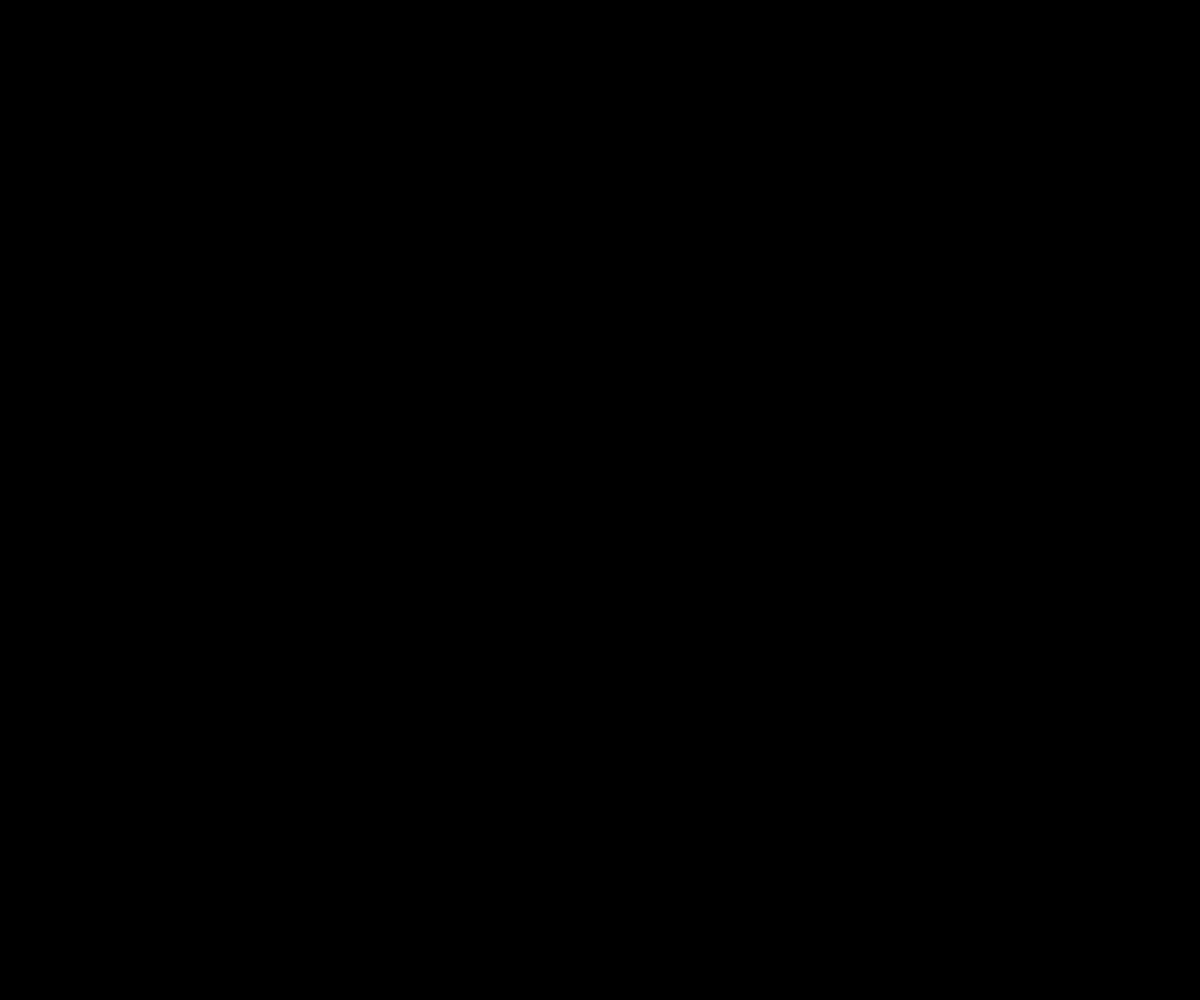
Frame 1 (no input)
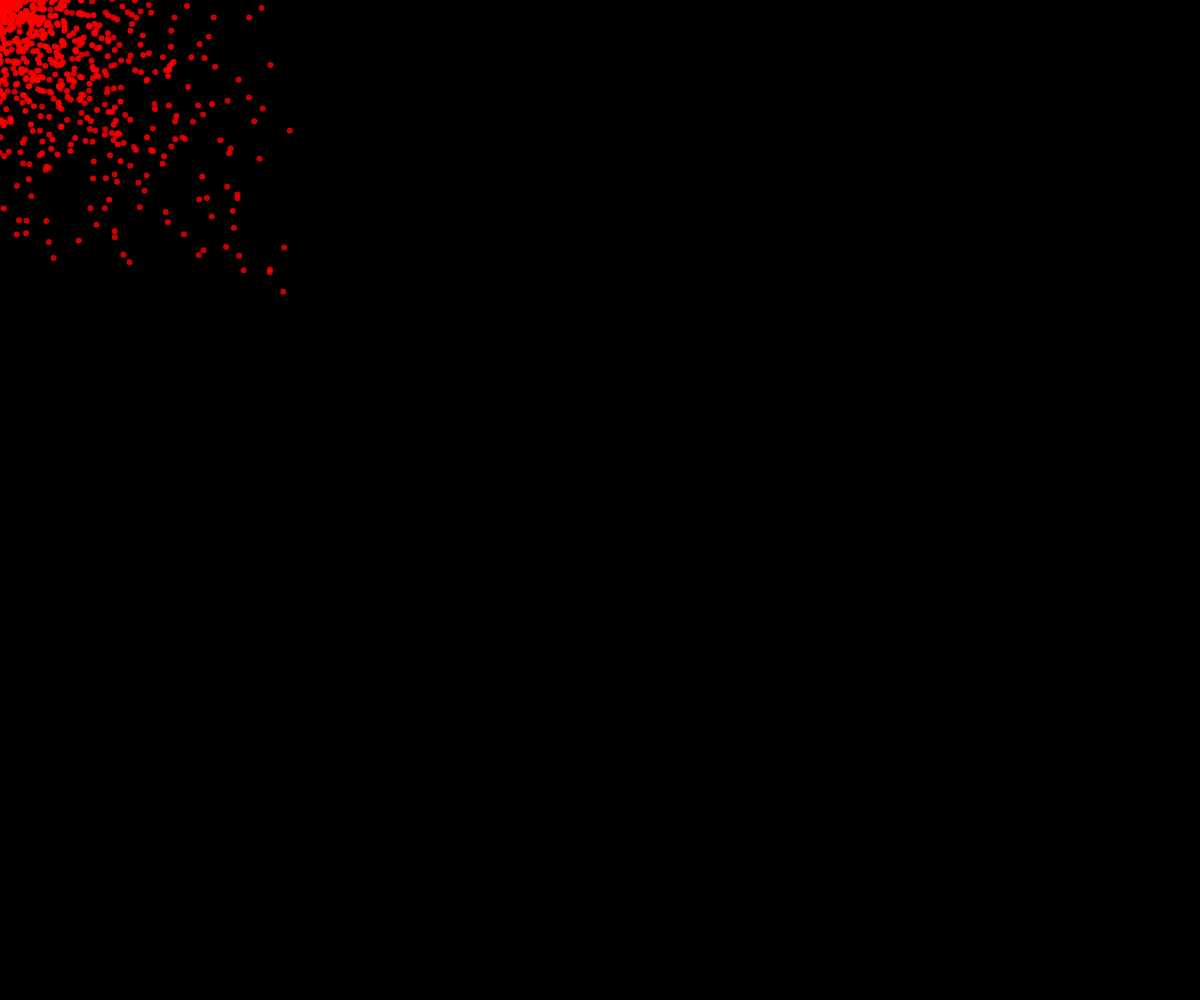
Frame 60 (no input)
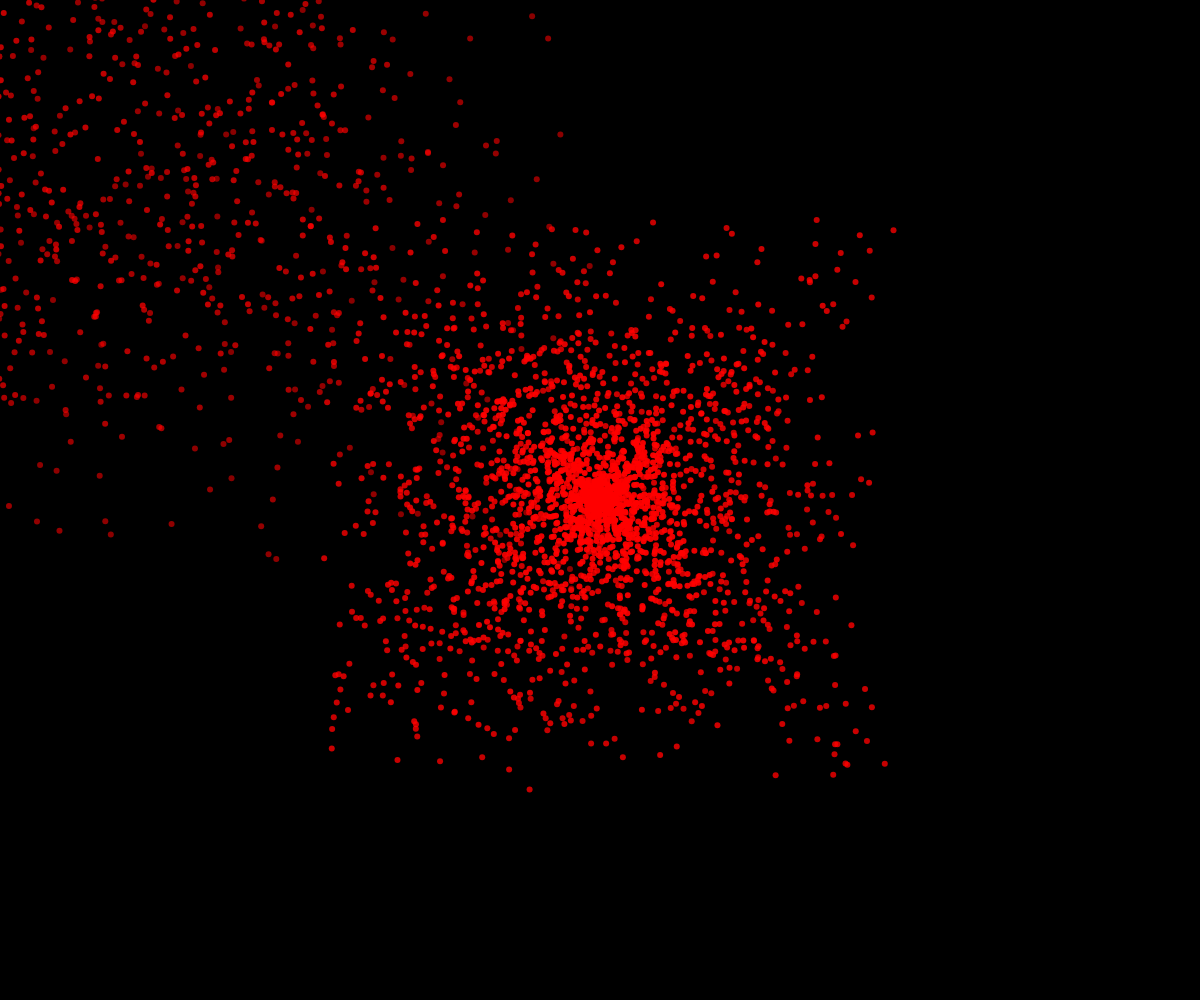
Frame 120 (the mouse pressed at the canvas centre since frame 60)

The p5.js sketch that drew these frames (run headless with seeded random() and noise() and a simulated clock; from frame 60 on, the mouse is pressed at the canvas centre):

// p5.js sketch
// ── sketch.js
// Firework OOP Demo

class Particle { 
  constructor(x, y) {
    this.x = x;
    this.y = y;
    this.dx = random(-5, 5);
    this.dy = random(-5, 5);
    this.radius = 3;
    this.r = 255;
    this.g = 0;
    this.b = 0;
    this.opacity = 255;
  }

  display() {
    noStroke();
    fill(this.r, this.g, this.b, this.opacity);
    circle(this.x, this.y, this.radius * 2);
  }

  update() {
    // MOVE
    this.x += this.dx;
    this.y += this.dy;
    
    // FADE AWAY OVER TIME
    this.opacity--;
  }

  isDead() {
    return this.opacity <= 0;
  }
}

let theFireworks = [];
const NUMBER_OF_PARTICLES_PER_CLICK = 40;

function setup() {
  createCanvas(windowWidth, windowHeight);
}

function draw() {
  background(0);
  for (let aFirework of theFireworks) {
    if (aFirework.isDead()) {
      // remove it
      let index = theFireworks.indexOf(aFirework);
      theFireworks.splice(index, 1);  
    }
    else {
      aFirework.update();
      aFirework.display();
    }
  }

  // insane amounts of fireworks
  mousePressed();
}


function mousePressed() {
  for (let i = 0; i < NUMBER_OF_PARTICLES_PER_CLICK; i++) {
    let someFirework = new Particle(mouseX, mouseY);
    theFireworks.push(someFirework);
  }
}
